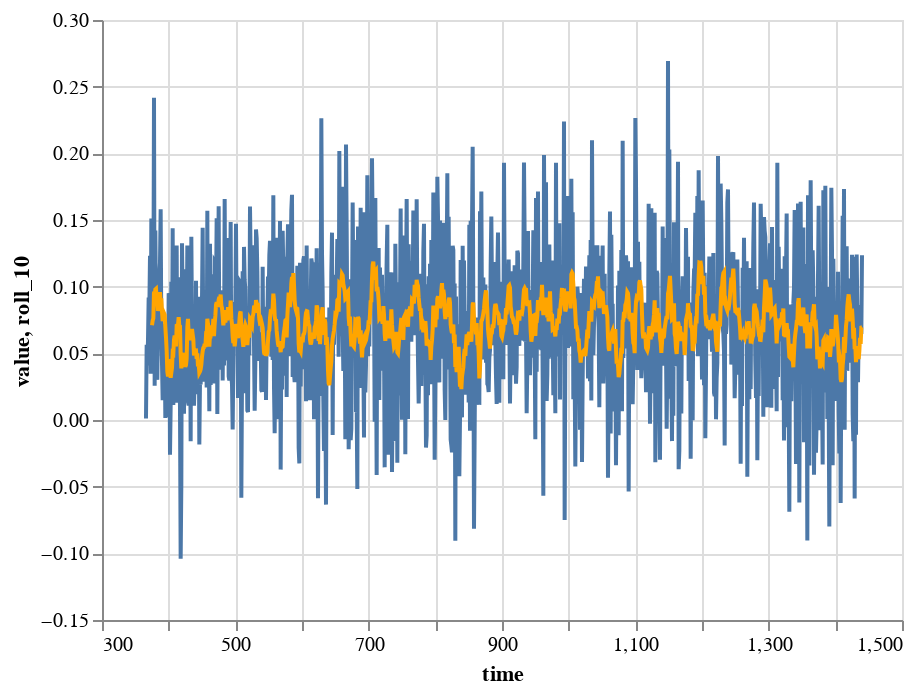

Write notebook code for a chart like this one.
### Code cell
alt.Chart(diff_df).mark_line().encode(x='time:Q',y='value:Q') + alt.Chart(diff_df).mark_line(color='orange').encode(x='time:Q',y='roll_10:Q')

### Figure 1 — Vega-Lite specification as saved in the notebook (floating-point values rounded to 4 significant figures; data arrays with more than 128 entries replaced by an {"elided": "..."} marker saying what was removed)
{"config": {"view": {"continuousWidth": 400, "continuousHeight": 300}}, "layer": [{"mark": "line", "encoding": {"x": {"type": "quantitative", "field": "time"}, "y": {"type": "quantitative", "field": "value"}}}, {"mark": {"type": "line", "color": "orange"}, "encoding": {"x": {"type": "quantitative", "field": "time"}, "y": {"type": "quantitative", "field": "roll_10"}}}], "data": {"name": "data-8b7b5674e3452abde0016cb3d169bba3"}, "$schema": "https://vega.github.io/schema/vega-lite/v4.8.1.json", "datasets": {"data-8b7b5674e3452abde0016cb3d169bba3": {"elided": "1075 records"}}}
